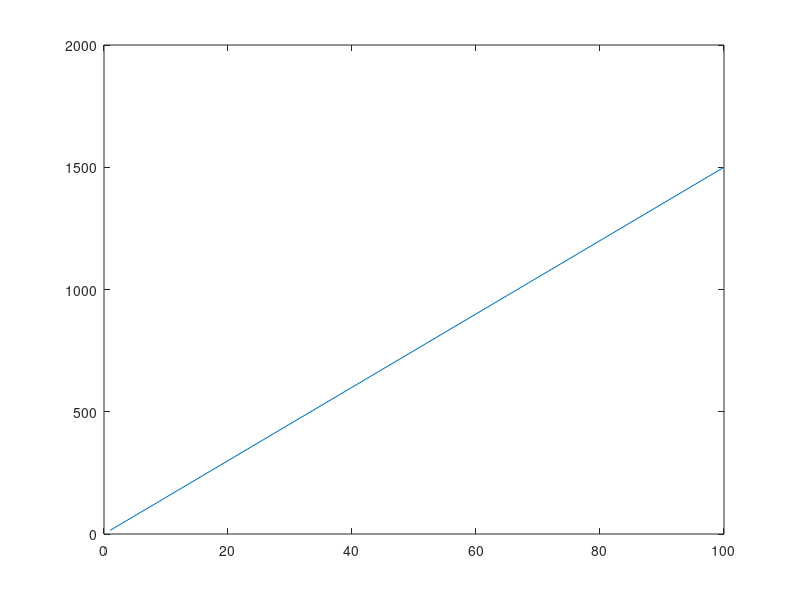

Reproduce this figure in MATLAB. (Note: this script raises an error after producing the figure.)
clear; clc;
I = [ 1 5 10 25 50 100 ] 
V = [ 15 75 150 375 750 1500 ]
plot (I,V)
xLabel('I,Amps');ylabel('V,Voltage');
title('Ohms Law');